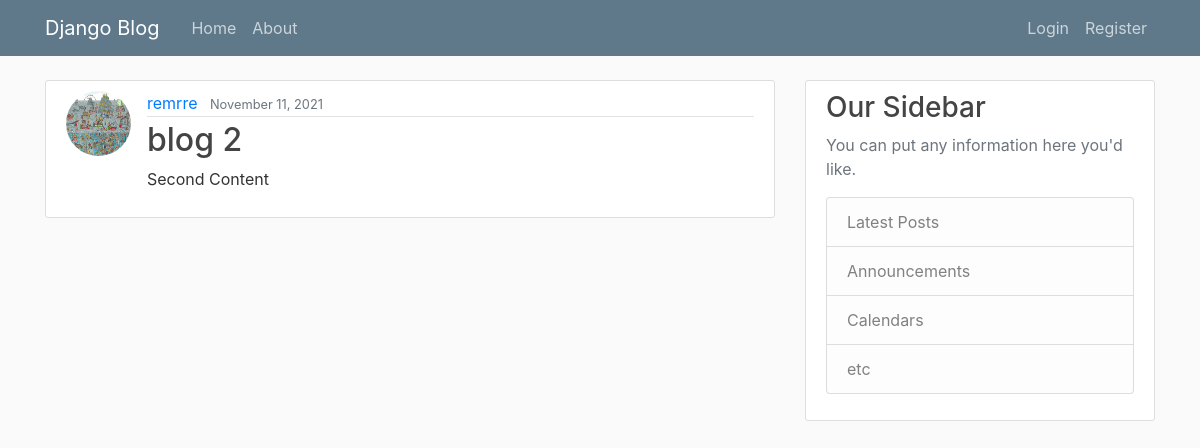
Page /post/2/ on the earlier database version.
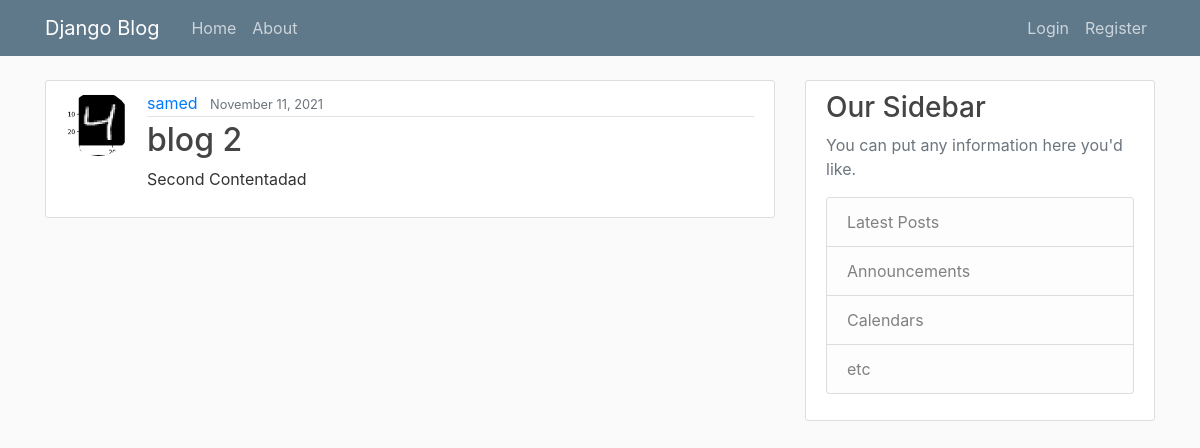
Same page on the later database version.
### blog/models.py (models this page shows, shortened)
class Post(models.Model):
    title = models.CharField(max_length=100)
    content = models.TextField()
    date_posted = models.DateTimeField(default=timezone.now)
    author  = models.ForeignKey(User, on_delete=models.CASCADE)

### users/models.py (models this page shows, shortened)
class Profile(models.Model):
    user  = models.OneToOneField(User, on_delete=models.CASCADE)
    image = models.ImageField(default='default.jpg', upload_to='profile_pics')

### blog/views.py (the view)
# urls.py: path('post/<int:pk>/', PostDetailView.as_view(), name='post-detail'),
class PostDetailView(DetailView):
    model = Post

### blog/templates/blog/post_detail.html (shortened to what this page needs)
{% extends 'blog/base.html' %}
{% block content %}
    <article class="media content-section">
        <img class = 'rounded-circle article-img' src='{{ object.author.profile.image.url }}'>
        <div class="media-body">
            <div class="article-metadata">
                <a class="mr-2" href="{% url 'user-posts' object.author.username %}">{{ post.author }}</a>
                <small class="text-muted">{{ object.date_posted|date:'F d, Y' }}</small>
            </div>
            <h2 class="article-title">{{ object.title }}</h2>
            <p class="article-content">{{ object.content }}</p>
        </div>
    </article>
{% endblock content %}

Differences in the rows shown:
changed Post "blog 2": author.profile.image: picture removed, a placeholder shows; author "remrre" → "samed"; content "Second Content" → "Second Contentadad"
